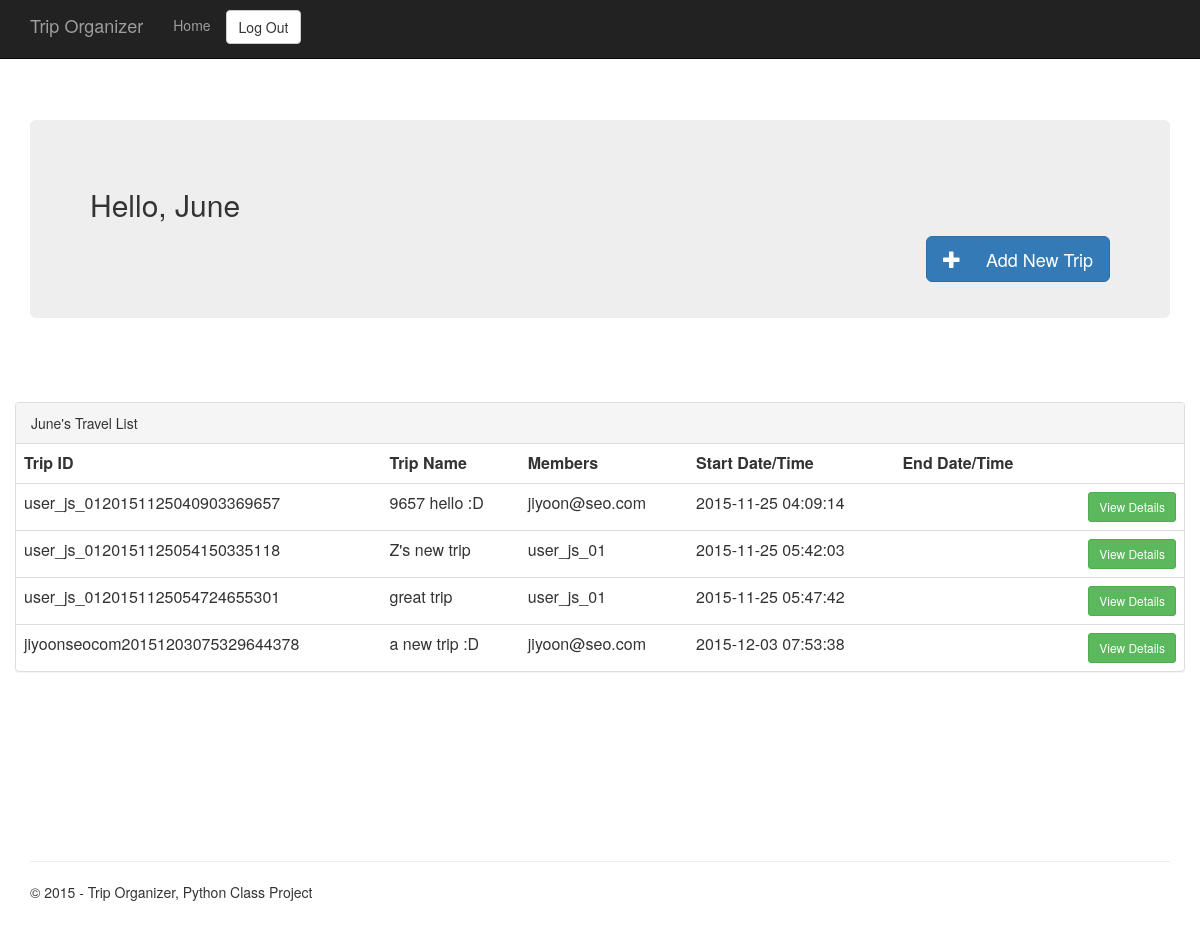
Before: /home (signed in) with the older database file.
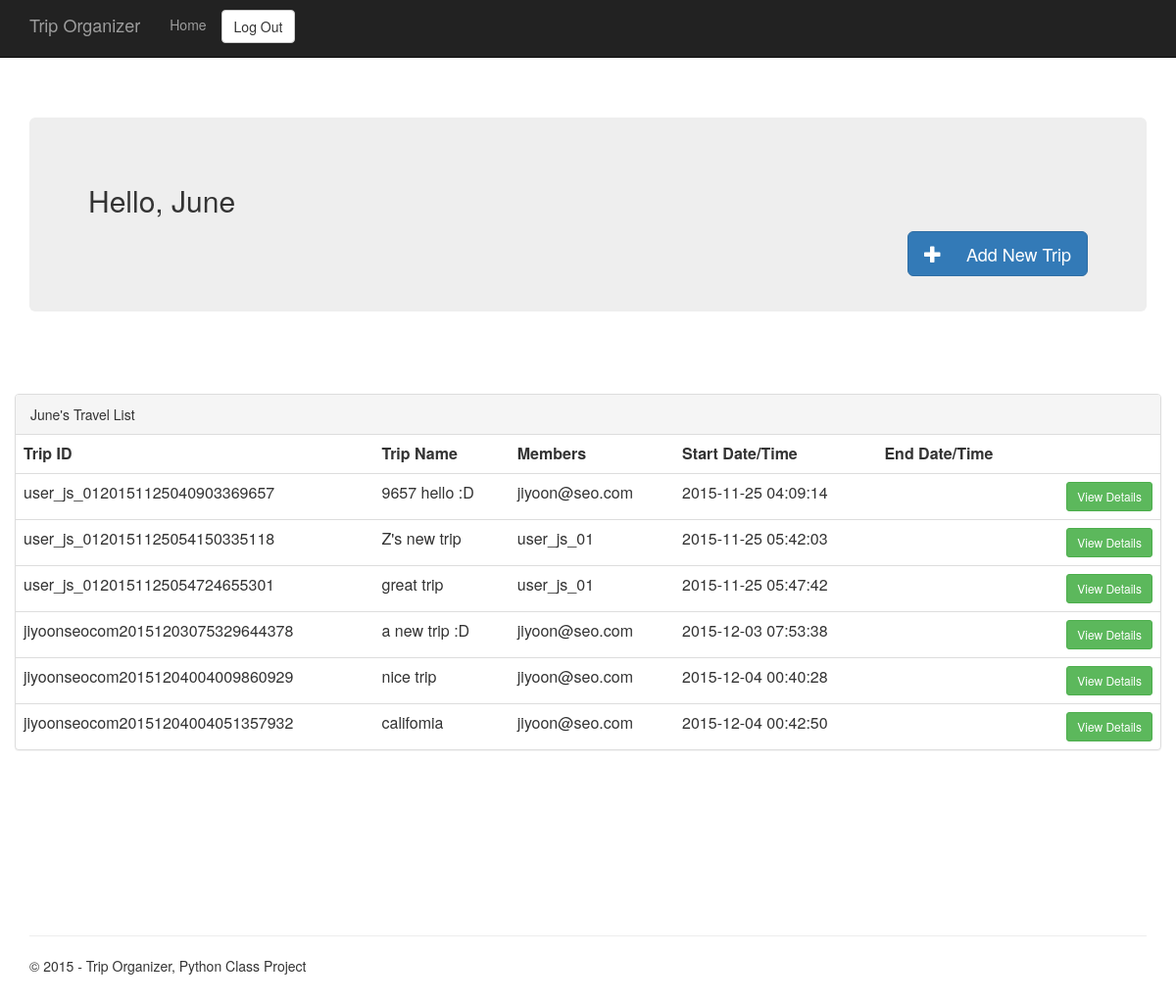
After: the same page with the newer database file.
### tables this page shows
CREATE TABLE "users" ("user_id" VARCHAR NOT NULL  UNIQUE , "user_pw" VARCHAR NOT NULL ,"fname" VARCHAR, "lname" VARCHAR, "trip_admin" VARCHAR  DEFAULT NULL, "trip_user" VARCHAR  DEFAULT NULL);

CREATE TABLE "trips" ("trip_id" VARCHAR UNIQUE , "trip_name" VARCHAR NOT NULL , "user_id_s" VARCHAR NOT NULL , "created_time" DATETIME DEFAULT CURRENT_TIMESTAMP);

### Travel/views.py (the view, shortened to what this page needs)
@app.route('/home', methods=['GET', 'POST'])
def home():
    global app_user
    global trip_id
    if 'logout' in request.form:
        session.pop('username', None)
        return redirect(url_for('start'))
    if request.method == 'GET':  # ------------------------------------------------------------------------------------------------ GET
        trip_id = get_auto_gen_trip_id( str(datetime.utcnow()), app_user.get_email())
        admin_result = repo.get_trip_admins(app_user.get_email())  # list of admin trip_id(s)
        admin_list = []
        for each in admin_result:
            admin_list.append(repo.get_admin_trips(each))
        trips_output = Markup(get_trips_in_table(admin_list))
        return render_template(
        'index.html',
        title='Home Page',
        user_name = app_user.get_fname() ,
        travel_id = travel_id,
        auto_gen_trip_id = trip_id,
        show_trip_list = trips_output,
        year=datetime.now().year
        )

### Travel/models/Repository.py (called while the page is built)
    def get_admin_trips(self, trip_id):
        try:
            list_all = []
            cursor = self.__conn.cursor()
            exe = cursor.execute("select * from trips where trip_id= ?", (trip_id,) )   # user_id = ?", (user_id,)
            result = exe.fetchone()
            list_all.extend(result)
            print(list_all)
            return list_all
        except Exception as e:
            print("ERROR OCCURED in Repository.get_trips: " + str(e))
            raise

    def get_trip_admins(self, user_id):
        try:
            cursor = self.__conn.cursor()
            admin_list = []
            trip_admin = cursor.execute("select trip_admin from users where user_id = ?", (user_id,))
            admin_result = trip_admin.fetchone()
            admin_s = str(admin_result[0])
            pattern = re.compile("^\s+|\s*,\s*|\s+$")
            admin_list = [x for x in pattern.split(admin_s) if x]
            return admin_list
        except Exception as e:
            print("ERROR OCCURED in Repository.get_travel_events:" +  str(e) )
            raise
        return

### Travel/models/User.py (called while the page is built)
    def get_email(self):
        return str(self.email)

    def get_fname(self):
        return str(self.fname)

### Travel/views.py (called while the page is built)
def get_auto_gen_trip_id(temp_trip_id, temp_user_id):
    return str(re.sub(r'[\W]+', '', temp_user_id+temp_trip_id))

def get_trips_in_table(admin_list):
    trips_output_text_line = ""
    temp_trip_id = "temp trip id"
    for event in admin_list:
        turn = False
        t_add = """<tr><td>"""
        trips_output_text_line += t_add
        for cell in event:
            if(turn == False):
                temp_trip_id = cell
                turn = True
            t_add = cell + """ </td><td>"""
            trips_output_text_line += t_add
        t_add = """<td><button type="button" class="btn btn-success btn-sm pull-right" onclick="location.href = '/trip/"""
        trips_output_text_line += t_add
        trips_output_text_line += str(temp_trip_id)
        t_add = """';">View Details</button></td>
                </td>
                    </tr>
                """
        trips_output_text_line += t_add
    return trips_output_text_line

### Travel/templates/index.html (shortened to what this page needs)
﻿{% extends "layout.html" %}
{% block content %}
<div class="jumbotron" style="margin-top:50px">
    <h2>Hello, {{user_name}} </h2>
    {% include 'modals/addTrip.html' %}
</div>
{% include 'travelList.html' %}
{% endblock %}

### Travel/templates/layout.html (shortened to what this page needs)
﻿<!DOCTYPE html>
<html lang="en" xmlns="http://www.w3.org/1999/xhtml">
<head>
    <link href="../static/content/bootstrap.min.css" rel="stylesheet" />
    <link href="../static/content/site.css" rel="stylesheet" />
</head>
<body>
    <div class="navbar navbar-inverse navbar-fixed-top">
        <div class="container">
            <div class="navbar-header">
                <a href="{{ url_for('home') }}" class="navbar-brand">Trip Organizer</a>
            </div>
            <div class="navbar-collapse collapse">
                <ul class="nav navbar-nav">
                    <li><a href="{{ url_for('home') }}">Home</a></li>
                    <li class="pull-right">
                        <form action="{{url_for('login')}}" method="get" >
                            <button type="submit" class="btn btn-default" name="logout" value="logout" style="margin-top: 10px;">Log Out</button>
                        </form>
                    </li>
                </ul>
            </div>
        </div>
    </div>
    <div class="container body-content">
        {% block content %}{% endblock %}
        <hr />
        <footer>
            <p>&copy; {{ year }} - Trip Organizer, Python Class Project</p>
        </footer>
    </div>
</body>
</html>

### Travel/templates/modals/addTrip.html (shortened to what this page needs)
<button type="button" class="btn btn-primary btn-lg pull-right" data-toggle="modal" data-target="#createNewTrip">
    <span class="glyphicon glyphicon-plus"></span>&nbsp;&nbsp;&nbsp;&nbsp; Add New Trip
</button>

### Travel/templates/travelList.html (shortened to what this page needs)
﻿<div class="row">
    <div class="panel panel-default">
        <div class="panel-heading">{{user_name}}'s Travel List</div>
        <table class="table table-hover">
            <tr>
                <th>Trip ID</th>
                <th>Trip Name</th>
                <th>Members</th>
                <th>Start Date/Time</th>
                <th>End Date/Time</th>
                <th>&nbsp;</th>
            </tr>
            {{show_trip_list}}
        </table>
    </div>
</div>

### Travel/static/content/site.css (style rules this page uses)
.body-content { padding-left: 15px; padding-right: 15px; }

Changed rows visible on the page:
no longer on this page (row unchanged): trips: trip_name "user_js_0120151125040903369657 9657 hello :D jiyoon@seo.com 2015-11-25 04:09:14 View Details user_js_0120151125054150335118 Z's new trip user_js_01 2015-11-25 05:42:03 View Details user_js_0120151125054724655301 great trip user_js_01 2015-11-25 05:47:42 View Details jiyoonseocom20151203075329644378 a new trip :D jiyoon@seo.com 2015-12-03 07:53:38 View Details"
added trips: trip_name "user_js_0120151125040903369657 9657 hello :D jiyoon@seo.com 2015-11-25 04:09:14 View Details user_js_0120151125054150335118 Z's new trip user_js_01 2015-11-25 05:42:03 View Details user_js_0120151125054724655301 great trip user_js_01 2015-11-25 05:47:42 View Details jiyoonseocom20151203075329644378 a new trip :D jiyoon@seo.com 2015-12-03 07:53:38 View Details jiyoonseocom20151204004009860929 nice trip jiyoon@seo.com 2015-12-04 00:40:28 View Details jiyoonseocom20151204004051357932 califomia jiyoon@seo.com 2015-12-04 00:42:50 View Details"
